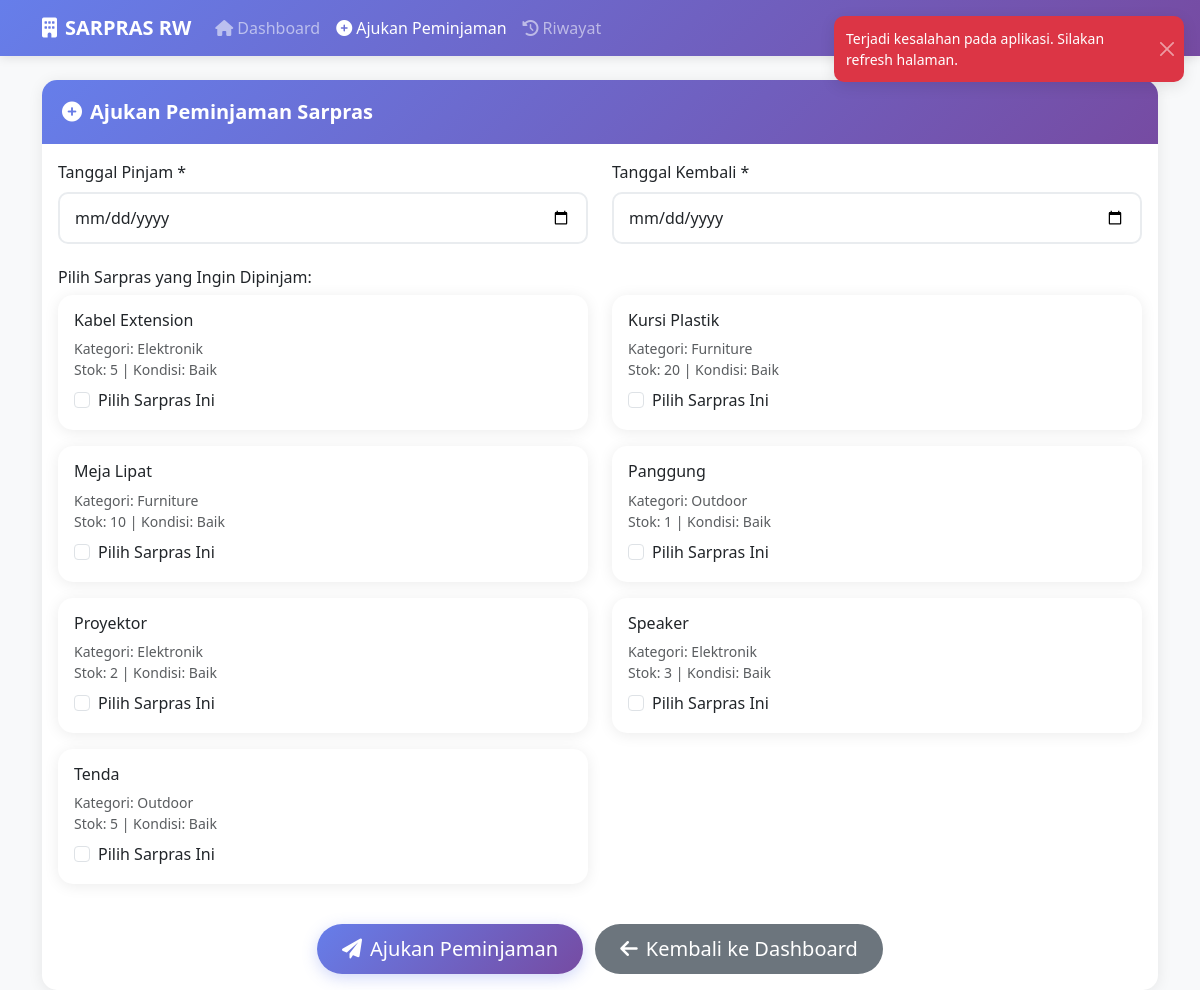
The app's page /warga/ajukan_peminjaman.php (signed in) with its own data.
### tables this page shows
CREATE TABLE sarpras (
    id INT AUTO_INCREMENT PRIMARY KEY,
    nama VARCHAR(100) NOT NULL,
    kategori VARCHAR(50) NOT NULL,
    jumlah INT NOT NULL DEFAULT 1,
    kondisi ENUM('baik', 'rusak', 'perlu_perbaikan') NOT NULL DEFAULT 'baik',
    status ENUM('tersedia', 'dipinjam', 'rusak') NOT NULL DEFAULT 'tersedia',
    foto VARCHAR(255),
    created_at TIMESTAMP DEFAULT CURRENT_TIMESTAMP
);

### warga/ajukan_peminjaman.php (the view, shortened to what this page needs)
<?php
function getAllSarpras() {
    $pdo = getDB();
    $stmt = $pdo->query("SELECT * FROM sarpras WHERE status = 'tersedia' ORDER BY nama ASC");
    return $stmt->fetchAll();
}
$sarpras_list = getAllSarpras();
$selected_sarpras = null;
?>
<!DOCTYPE html>
<html lang="id">
<head>
    <link href="https://cdn.jsdelivr.net/npm/bootstrap@5.3.0/dist/css/bootstrap.min.css" rel="stylesheet">
    <link rel="stylesheet" href="https://cdnjs.cloudflare.com/ajax/libs/font-awesome/6.0.0/css/all.min.css">
    <link rel="stylesheet" href="../assets/css/style.css">
</head>
<body>
    <nav class="navbar navbar-expand-lg navbar-dark bg-primary">
        <div class="container">
            <a class="navbar-brand" href="#">
                <i class="fas fa-building me-2"></i>SARPRAS RW
            </a>
            <div class="collapse navbar-collapse" id="navbarNav">
                <ul class="navbar-nav me-auto">
                    <li class="nav-item">
                        <a class="nav-link" href="dashboard.php"><i class="fas fa-home me-1"></i>Dashboard</a>
                    </li>
                    <li class="nav-item">
                        <a class="nav-link active" href="ajukan_peminjaman.php"><i class="fas fa-plus-circle me-1"></i>Ajukan Peminjaman</a>
                    </li>
                    <li class="nav-item">
                        <a class="nav-link" href="riwayat.php"><i class="fas fa-history me-1"></i>Riwayat</a>
                    </li>
                </ul>
                <ul class="navbar-nav">
                    <li class="nav-item dropdown">
                        <a class="nav-link dropdown-toggle" href="#" id="navbarDropdown" role="button" data-bs-toggle="dropdown">
                        </a>
                    </li>
                </ul>
            </div>
        </div>
    </nav>
    <div class="container mt-4">
        <div class="row">
            <div class="col-12">
                <div class="card">
                    <div class="card-header">
                        <h5 class="mb-0"><i class="fas fa-plus-circle me-2"></i>Ajukan Peminjaman Sarpras</h5>
                    </div>
                    <div class="card-body">
                        <form method="POST" action="">
                            <div class="row mb-4">
                                <div class="col-md-6">
                                    <label for="tanggal_pinjam" class="form-label">Tanggal Pinjam *</label>
                                    <input type="date" class="form-control" id="tanggal_pinjam" name="tanggal_pinjam"
                                           min="<?php echo date('Y-m-d'); ?>" required>
                                </div>
                                <div class="col-md-6">
                                    <label for="tanggal_kembali" class="form-label">Tanggal Kembali *</label>
                                    <input type="date" class="form-control" id="tanggal_kembali" name="tanggal_kembali" required>
                                </div>
                            </div>
                            <div class="mb-4">
                                <h6>Pilih Sarpras yang Ingin Dipinjam:</h6>
                                <div class="row">
                                    <?php foreach ($sarpras_list as $sarpras): ?>
                                        <div class="col-md-6 mb-3">
                                            <div class="card h-100">
                                                <div class="card-body">
                                                    <h6 class="card-title"><?php echo htmlspecialchars($sarpras['nama']); ?></h6>
                                                    <p class="card-text small text-muted mb-2">
                                                        Kategori: <?php echo htmlspecialchars($sarpras['kategori']); ?><br>
                                                        Stok: <?php echo $sarpras['jumlah']; ?> | Kondisi: <?php echo ucfirst($sarpras['kondisi']); ?>
                                                    </p>
                                                    <div class="form-check">
                                                        <input class="form-check-input sarpras-checkbox" type="checkbox"
                                                               id="sarpras_<?php echo $sarpras['id']; ?>" name="sarpras_id[]"
                                                               value="<?php echo $sarpras['id']; ?>"
                                                               <?php echo ($selected_sarpras && $selected_sarpras['id'] == $sarpras['id']) ? 'checked' : ''; ?>>
                                                        <label class="form-check-label" for="sarpras_<?php echo $sarpras['id']; ?>">
                                                            Pilih Sarpras Ini
                                                        </label>
                                                    </div>
                                                </div>
                                            </div>
                                        </div>
                                    <?php endforeach; ?>
                                </div>
                            </div>
                            <div class="text-center">
                                <button type="submit" class="btn btn-primary btn-lg">
                                    <i class="fas fa-paper-plane me-2"></i>Ajukan Peminjaman
                                </button>
                                <a href="dashboard.php" class="btn btn-secondary btn-lg ms-2">
                                    <i class="fas fa-arrow-left me-2"></i>Kembali ke Dashboard
                                </a>
                            </div>
                        </form>
                    </div>
                </div>
            </div>
        </div>
    </div>
</body>
</html>

### assets/css/style.css (style rules this page uses)
body { font-family: 'Segoe UI', Tahoma, Geneva, Verdana, sans-serif; background-color: #f8f9fa; }
.card { border: none; border-radius: 15px; box-shadow: 0 2px 15px rgba(0,0,0,0.08); transition: all 0.3s ease; }
.card-header { background: linear-gradient(135deg, #667eea 0%, #764ba2 100%); color: white; border-radius: 15px 15px 0 0 !important; border: none; padding: 20px; }
.card-header h5 { margin: 0; font-weight: 600; }
.btn { border-radius: 25px; padding: 10px 25px; font-weight: 500; transition: all 0.3s ease; border: none; }
.btn-primary { background: linear-gradient(135deg, #667eea 0%, #764ba2 100%); box-shadow: 0 4px 15px rgba(102, 126, 234, 0.3); }
.form-control, .form-select { border-radius: 10px; border: 2px solid #e9ecef; padding: 12px 15px; transition: all 0.3s ease; }
.navbar { box-shadow: 0 2px 10px rgba(0,0,0,0.1); }
.navbar-brand { font-weight: 700; font-size: 1.25rem; }
.bg-primary { background: linear-gradient(135deg, #667eea 0%, #764ba2 100%) !important; }

### records on screen
sarpras: nama "Kabel Extension", kategori "Elektronik", jumlah "5", kondisi "Baik"
sarpras: nama "Kursi Plastik", kategori "Furniture", jumlah "20", kondisi "Baik"
sarpras: nama "Meja Lipat", kategori "Furniture", jumlah "10", kondisi "Baik"
sarpras: nama "Panggung", kategori "Outdoor", jumlah "1", kondisi "Baik"
sarpras: nama "Proyektor", kategori "Elektronik", jumlah "2", kondisi "Baik"
sarpras: nama "Speaker", kategori "Elektronik", jumlah "3", kondisi "Baik"
sarpras: nama "Tenda", kategori "Outdoor", jumlah "5", kondisi "Baik"
